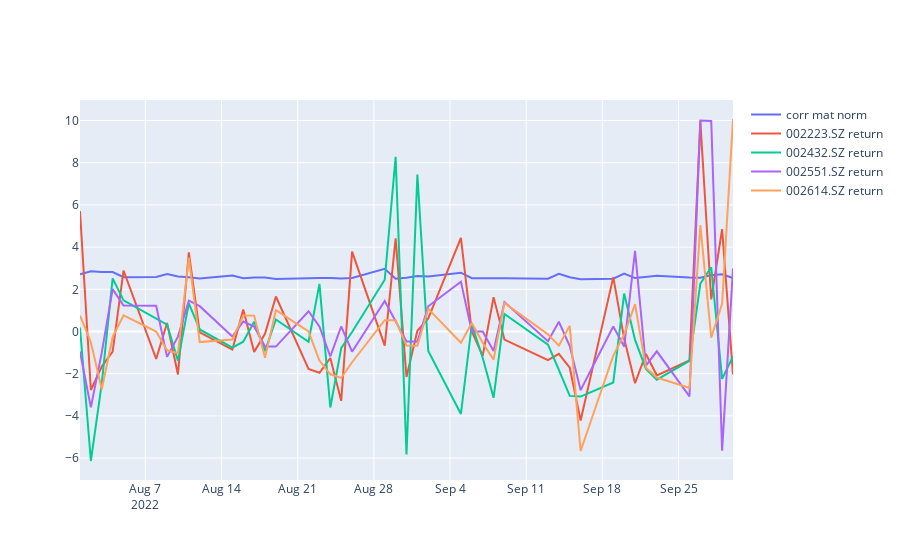

Notebook code cell kept with this figure:
### Code cell
trade_days = df_return_rearrange.reset_index()['index'].apply(lambda x:str(x).split(' ')[0]).unique().tolist()

corr_mat_norm_list = []
for trade_day in trade_days:
    corr_mat = df_return_rearrange.dropna(how='any',axis=1).loc[trade_day].corr().values 
    corr_mat_norm = np.linalg.norm(corr_mat)
    corr_mat_norm_list.append(corr_mat_norm)
import plotly.graph_objects as go
 
fig = go.Figure(data=[
    go.Scatter(name='corr mat norm', x=trade_days, y=corr_mat_norm_list),
    go.Scatter(name='002223.SZ return', x=trade_days, y=df_return_day['002223.SZ']),
    go.Scatter(name='002432.SZ return', x=trade_days, y=df_return_day['002432.SZ']),
    go.Scatter(name='002551.SZ return', x=trade_days, y=df_return_day['002551.SZ']),
    go.Scatter(name='002614.SZ return', x=trade_days, y=df_return_day['002614.SZ']),
    
],
)

fig.show()
